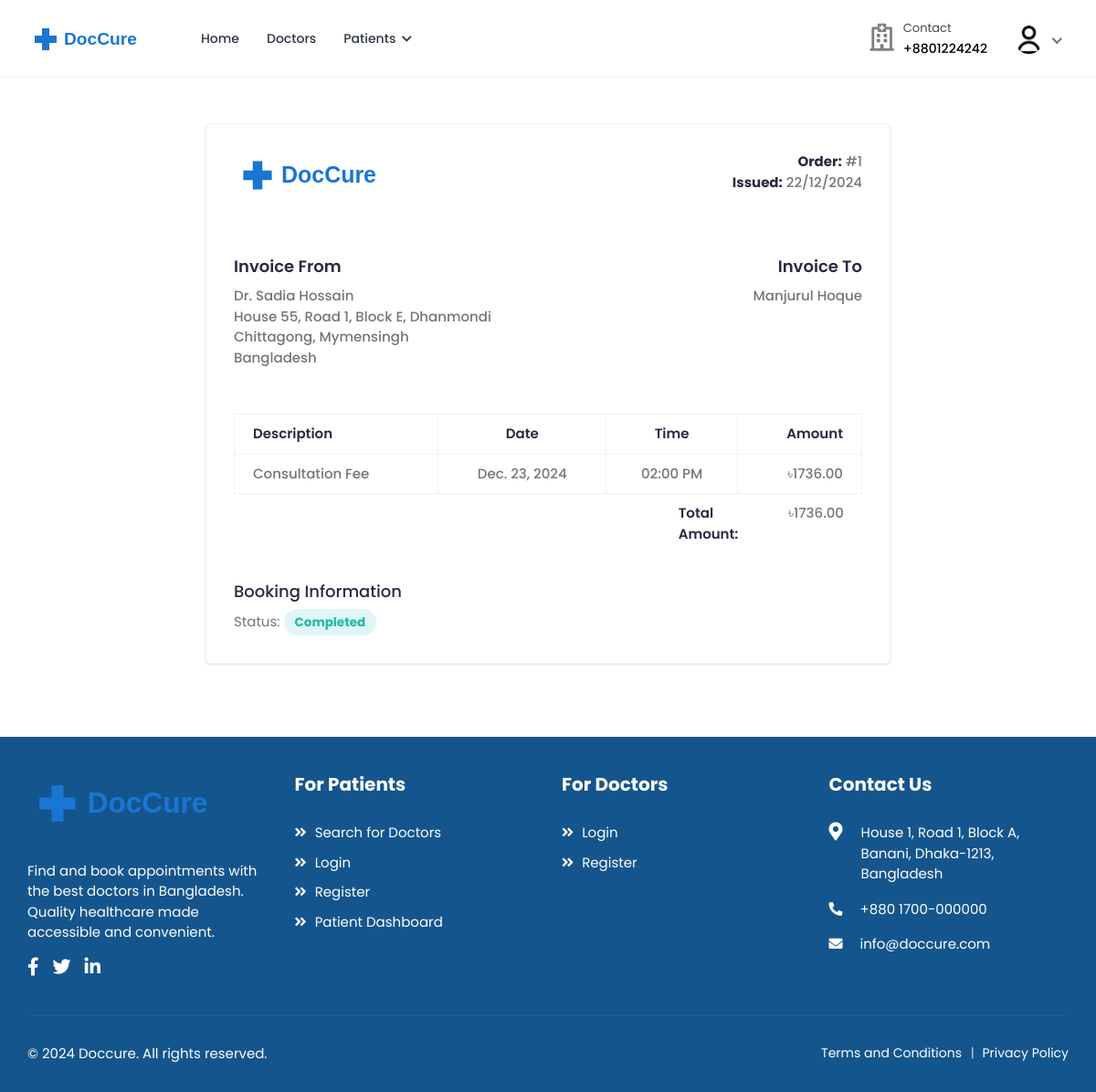
The page /bookings/1/invoice/ (signed in) on the database its author committed.
### accounts/models.py (models this page shows, shortened)
class User(AbstractUser):
    class RoleChoices(models.TextChoices):
        DOCTOR = "doctor", "Doctor"
        PATIENT = "patient", "Patient"
    username = models.CharField(max_length=30, unique=True)
    role = models.CharField(
        choices=RoleChoices.choices,
        max_length=20,
        default="patient",
        error_messages={"required": "Role must be provided"},
    )
    email = models.EmailField(
        blank=True,
        error_messages={
            "unique": "A user with that email already exists.",
        },
    )
    first_name = models.CharField(max_length=150, blank=True)
    last_name = models.CharField(max_length=150, blank=True)
    registration_number = models.IntegerField(null=True, blank=True)
    USERNAME_FIELD = "username"
    REQUIRED_FIELDS = []
    objects = CustomUserManager()
    def get_full_name(self):
        full_name = "%s %s" % (self.first_name, self.last_name)
        return full_name.strip() or self.username

class Profile(models.Model):
    user = models.OneToOneField(
        User, on_delete=models.CASCADE, related_name="profile"
    )
    avatar = models.ImageField(
        default="defaults/user.png", upload_to=profile_photo_directory_path
    )
    phone = models.CharField(max_length=20, blank=True, null=True)
    dob = models.DateField(blank=True, null=True)
    about = models.TextField(blank=True, null=True)
    specialization = models.CharField(max_length=255, blank=True, null=True)
    gender = models.CharField(
        max_length=10,
        choices=[("male", "Male"), ("female", "Female"), ("other", "Other")],
        blank=True,
    )
    address = models.TextField(blank=True, null=True)
    city = models.CharField(max_length=100, blank=True)
    state = models.CharField(max_length=100, blank=True)
    postal_code = models.CharField(max_length=20, blank=True)
    country = models.CharField(max_length=100, blank=True)
    price_per_consultation = models.DecimalField(
        max_digits=10, decimal_places=2, null=True, blank=True
    )
    is_available = models.BooleanField(default=True)
    blood_group = models.CharField(
        max_length=5,
        choices=[
            ("A+", "A+"),
            ("A-", "A-"),
            ("B+", "B+"),
            ("B-", "B-"),
            ("O+", "O+"),
            ("O-", "O-"),
            ("AB+", "AB+"),
            ("AB-", "AB-"),
        ],
        blank=True,
        null=True,
    )
    allergies = models.TextField(blank=True, null=True)
    medical_conditions = models.TextField(blank=True, null=True)
    @property
    def image(self):
        return (
            self.avatar.url
            if self.avatar.storage.exists(self.avatar.name)
            else "{}defaults/user.png".format(settings.MEDIA_URL)
        )

### bookings/models.py (models this page shows, shortened)
class Booking(models.Model):
    doctor = models.ForeignKey(
        settings.AUTH_USER_MODEL,
        on_delete=models.CASCADE,
        related_name="appointments",
        limit_choices_to={"role": "doctor"},
    )
    patient = models.ForeignKey(
        settings.AUTH_USER_MODEL,
        on_delete=models.CASCADE,
        related_name="patient_appointments",
        limit_choices_to={"role": "patient"},
    )
    appointment_date = models.DateField()
    appointment_time = models.TimeField()
    booking_date = models.DateTimeField(auto_now_add=True)
    status = models.CharField(
        max_length=20,
        choices=[
            ("pending", "Pending"),
            ("confirmed", "Confirmed"),
            ("completed", "Completed"),
            ("cancelled", "Cancelled"),
            ("no_show", "No Show"),
        ],
        default="pending",
    )
    class Meta:
        ordering = ["-appointment_date", "-appointment_time"]
        unique_together = ["doctor", "appointment_date", "appointment_time"]

### bookings/views.py (the view)
class BookingInvoiceView(LoginRequiredMixin, TemplateView):
    template_name = "bookings/booking-invoice.html"
    def get_context_data(self, **kwargs):
        context = super().get_context_data(**kwargs)
        booking = get_object_or_404(
            Booking.objects.select_related(
                "doctor", "doctor__profile", "patient", "patient__profile"
            ),
            id=kwargs["booking_id"],
        )
        if not (
            self.request.user == booking.patient
            or self.request.user == booking.doctor
        ):
            raise Http404("Not found")
        context["booking"] = booking
        context["issued_date"] = booking.booking_date.strftime("%d/%m/%Y")
        consultation_fee = booking.doctor.profile.price_per_consultation
        context["subtotal"] = consultation_fee
        context["total"] = (
            consultation_fee  # Add any additional fees/discounts here
        )
        return context

### accounts/managers.py (called while the page is built)
    def get(self, *args, **kwargs):
        return super().select_related("profile").get(*args, **kwargs)

### templates/bookings/booking-invoice.html (shortened to what this page needs)
{% extends "base.html" %}
{% load static %}
{% block content %}
<div class="content">
    <div class="container-fluid">
        <div class="row">
            <div class="col-lg-8 offset-lg-2">
                <div class="invoice-content">
                    <div class="invoice-item">
                        <div class="row">
                            <div class="col-md-6">
                                <div class="invoice-logo">
                                    <img src="{% static 'assets/img/logo2.svg' %}" alt="logo">
                                </div>
                            </div>
                            <div class="col-md-6">
                                <p class="invoice-details">
                                    <strong>Order:</strong> #{{ booking.id }} <br>
                                    <strong>Issued:</strong> {{ issued_date }}
                                </p>
                            </div>
                        </div>
                    </div>
                    <div class="invoice-item">
                        <div class="row">
                            <div class="col-md-6">
                                <div class="invoice-info">
                                    <strong class="customer-text">Invoice From</strong>
                                    <p class="invoice-details invoice-details-two">
                                        Dr. {{ booking.doctor.get_full_name }} <br>
                                        {% if booking.doctor.profile.address %}
                                            {{ booking.doctor.profile.address }}<br>
                                        {% endif %}
                                        {{ booking.doctor.profile.city }}{% if booking.doctor.profile.state %}, {{ booking.doctor.profile.state }}{% endif %}<br>
                                        {{ booking.doctor.profile.country }}
                                    </p>
                                </div>
                            </div>
                            <div class="col-md-6">
                                <div class="invoice-info invoice-info2">
                                    <strong class="customer-text">Invoice To</strong>
                                    <p class="invoice-details">
                                        {{ booking.patient.get_full_name }} <br>
                                        {{ booking.patient.profile.city }}{% if booking.patient.profile.state %}, {{ booking.patient.profile.state }}{% endif %}<br>
                                    </p>
                                </div>
                            </div>
                        </div>
                    </div>
                    <div class="invoice-item invoice-table-wrap">
                        <div class="row">
                            <div class="col-md-12">
                                <div class="table-responsive">
                                    <table class="invoice-table table table-bordered">
                                        <thead>
                                            <tr>
                                                <th>Description</th>
                                                <th class="text-center">Date</th>
                                                <th class="text-center">Time</th>
                                                <th class="text-right">Amount</th>
                                            </tr>
                                        </thead>
                                        <tbody>
                                            <tr>
                                                <td>Consultation Fee</td>
                                                <td class="text-center">{{ booking.appointment_date }}</td>
                                                <td class="text-center">{{ booking.appointment_time|time:"h:i A" }}</td>
                                                <td class="text-right">৳{{ booking.doctor.profile.price_per_consultation }}</td>
                                            </tr>
                                        </tbody>
                                    </table>
                                </div>
                            </div>
                            <div class="col-md-6 col-xl-4 ml-auto">
                                <div class="table-responsive">
                                    <table class="invoice-table-two table">
                                        <tbody>
                                            <tr>
                                                <th>Total Amount:</th>
                                                <td><span>৳{{ total }}</span></td>
                                            </tr>
                                        </tbody>
                                    </table>
                                </div>
                            </div>
                        </div>
                    </div>
                    <div class="other-info">
                        <h4>Booking Information</h4>
                        <p class="text-muted mb-0">
                            Status: <span class="badge badge-pill
                                {% if booking.status == 'completed' %}bg-info-light{% endif %}">
                                {{ booking.status|title }}
                            </span>
                        </p>
                    </div>
                </div>
            </div>
        </div>
    </div>
</div>
{% endblock %}

### templates/includes/navbar.html (shortened to what this page needs)
{% load static %}
<header class="header">
    <nav class="navbar navbar-expand-lg header-nav">
        <div class="navbar-header">
            <a href="{% url 'core:home' %}" class="navbar-brand logo">
                <img src="{% static 'assets/img/logo2.svg' %}" class="img-fluid" alt="Logo">
            </a>
        </div>
        <div class="main-menu-wrapper">
            <ul class="main-nav">
                <li {% if request.path == '/' %}class="active"{% endif %}>
                    <a href="{% url 'core:home' %}">Home</a>
                </li>
                <li class="has-submenu{% if request.path == '/doctors/' %} active {% endif %}">
                    <a href="{% url 'doctors:list' %}">Doctors</a>
                </li>
                {% if not user.is_authenticated %}
                    <li class="login-link">
                        <a href="{% url 'accounts:login' %}">Login / Signup</a>
                    </li>
                {% elif user.role == 'patient' %}
                    <li class="has-submenu {% if request.path == '/patients/' %} active {% endif %}">
                        <a href="#">Patients <i class="fas fa-chevron-down"></i></a>
                    </li>
                {% endif %}
            </ul>
        </div>
        <ul class="nav header-navbar-rht">
            <li class="nav-item contact-item">
                <div class="header-contact-img">
                    <i class="far fa-hospital"></i>
                </div>
                <div class="header-contact-detail">
                    <p class="contact-header">Contact</p>
                    <p class="contact-info-header"> +8801224242</p>
                </div>
            </li>
            {% if not user.is_authenticated %}
                <li class="nav-item">
                    <a class="nav-link header-login" href="{% url 'accounts:login' %}">Login / Signup </a>
                </li>
            {% else %}
                <li class="nav-item dropdown has-arrow logged-item">
                    <a href="#" class="dropdown-toggle nav-link" data-toggle="dropdown">
                        <span class="user-img">
                            <img class="rounded-circle" src="{{ user.profile.image }}" width="31" alt="{{ user.username }}">
                        </span>
                    </a>
                </li>
            {% endif %}
        </ul>
    </nav>
</header>

### templates/bookings/booking-invoice.html (style rules this page uses)
.invoice-content { background-color: white; padding: 30px; border-radius: 4px; box-shadow: 0 1px 3px rgba(0,0,0,0.12); }
.invoice-item { margin-bottom: 30px; }
.invoice-logo { margin-bottom: 20px; }
.invoice-info { margin-bottom: 20px; }
.customer-text { font-size: 18px; color: #272b41; display: block; margin-bottom: 8px; }
.invoice-details { color: #757575; line-height: 1.5; }
.badge { font-size: 0.9em; padding: 8px 12px; }

### rows shown on the page
User: profile.image (placeholder picture)
Booking: id "1", doctor.get_full_name "Sadia Hossain", doctor.profile.address "House 55, Road 1, Block E, Dhanmondi", doctor.profile.city "Chittagong", doctor.profile.state "Mymensingh", doctor.profile.country "Bangladesh", patient.get_full_name "Manjurul Hoque", appointment_date "Dec. 23, 2024", appointment_time "02:00 PM", doctor.profile.price_per_consultation "1736.00", status "Completed"
Profile: price_per_consultation "1736.00"

### other values the page prints
{{ issued_date }} "22/12/2024"
